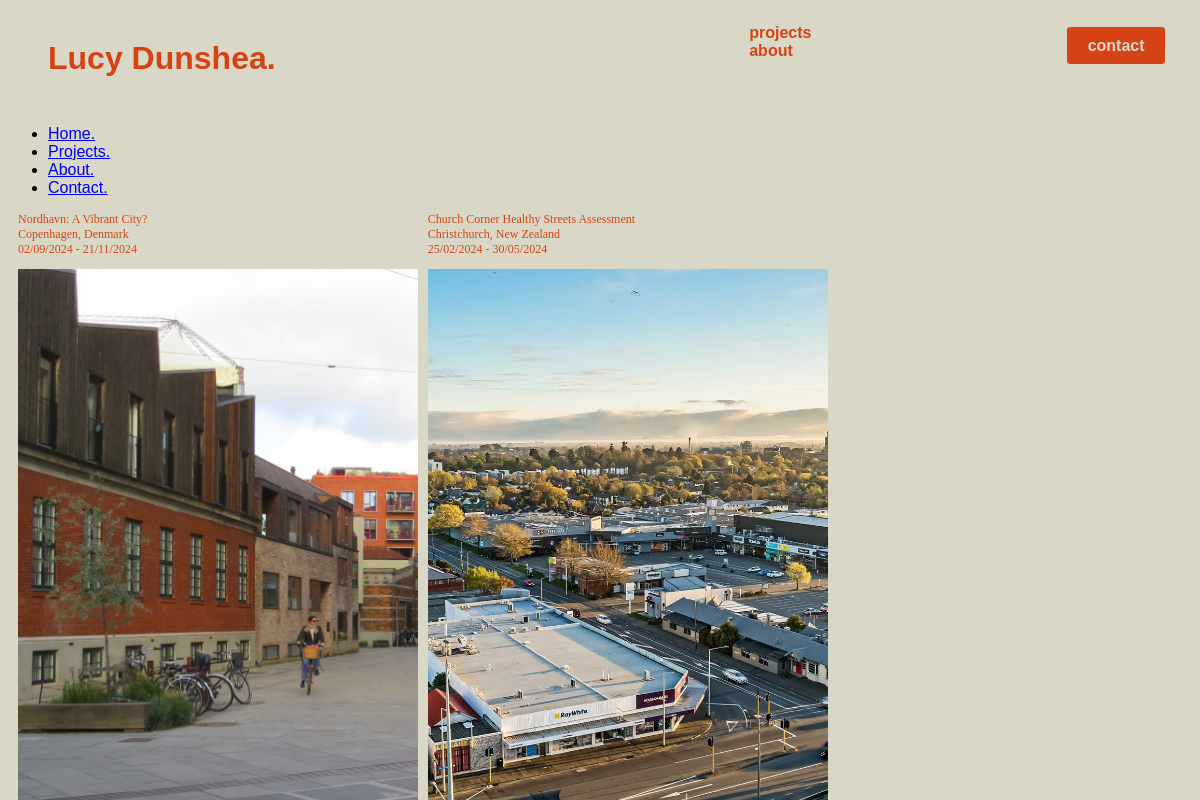
The app's page /projects/category/Urban_Design/ with its own data.
### portfolio/models.py (models this page shows, shortened)
class Project(models.Model):
    CATEGORIES = [
        ('Urban_Design', 'Urban Design'),
        ('GIS', 'GIS'),
        ('Climate_Resilience', 'Climate Resilience'),
        ('Geography', 'Geography'),
    ]
    title = models.CharField(max_length=200)
    short_description = models.CharField(max_length=200, null=True, blank=True)
    description = RichTextField(config_name='awesome_ckeditor', null=True, blank=True)
    location = models.CharField(max_length=200, null=True, blank=True)
    category = MultiSelectField(choices=CATEGORIES)
    technologies = models.CharField(max_length=300)
    mini_map = models.ImageField(upload_to='project_images/', blank=True, null=True)
    image = models.ImageField(upload_to='project_images/')
    detail_image = models.ImageField(upload_to='project_images/', blank=True, null=True)
    created_at = models.DateTimeField(auto_now_add=True)
    start_date = models.DateField(blank=True, null=True)
    end_date = models.DateField(blank=True, null=True)
    pdf = models.FileField(upload_to='project_pdfs/', blank=True, null=True)
    slug = models.SlugField(default="", null=False)

### portfolio/views.py (the view)
# urls.py: path('projects/category/<str:category>/', views.project_category, name='project_category'),
def project_category(request, category):
    projects = Project.objects.filter(category__contains=category).order_by('-end_date')
    return render(request, 'portfolio/projects.html', {
        'projects': projects,
    })

### portfolio/templates/portfolio/projects.html
{% extends 'portfolio/base.html' %}
{% block content %}
{% load static %}
<div class="projects-section">
    <div class="projects-section__container">
        <div class="projects-section__project">
                {% for project in projects %}
                <div class="projects-section__project-card" data-type="{{ project.category }}">
                    <p class="projects-section__info">{{ project.title }}<br>{{ project.location }}<br>{{ project.start_date|date:"d/m/Y" }} - {{ project.end_date|date:"d/m/Y" }}
                        </p>
                    <a class="projects-section__project-detail-link" href="{% url 'project_detail' project.slug %}">
                        {% if project.image %}
                        <div class="projects-section__project-card">
                            <img src="{{ project.image.url }}" class="projects-section__item-image" alt="{{ project.title }}">
                        </div>
                        {% endif %}
                    </a>
                </div>
                {% endfor %}
        </div>
        </div>
        </div>
{% endblock %}

### portfolio/static/portfolio/css/styles.css (style rules this page uses)
body { background-color: #D9D8C7; font-family: "neue-haas-grotesk-text", sans-serif; }
.projects-section { color: #d54315; bottom: 0px; position: absolute; }
.projects-section__container { overflow-y: auto; display: flex; flex-direction: column; position: relative; max-height: 75vh; scrollbar-width: none; }
.projects-section__project { display: flex; flex-direction: row; }
.projects-section__project-card { display: flex; flex-direction: column; padding-left: 5px; width: auto; }
.projects-section__info { font-family: adelle-mono; font-weight: 400; font-size: 9pt; width:fit-content; padding-left: 5px; }
.projects-section__item-image { height: 70vh; filter: none; transition: filter .3s ease-in-out; }

### records on screen
Project: title "Nordhavn: A Vibrant City?", location "Copenhagen, Denmark", start_date "02/09/2024", end_date "21/11/2024", image (picture)
Project: title "Church Corner Healthy Streets Assessment", location "Christchurch, New Zealand", start_date "25/02/2024", end_date "30/05/2024", image (picture)
